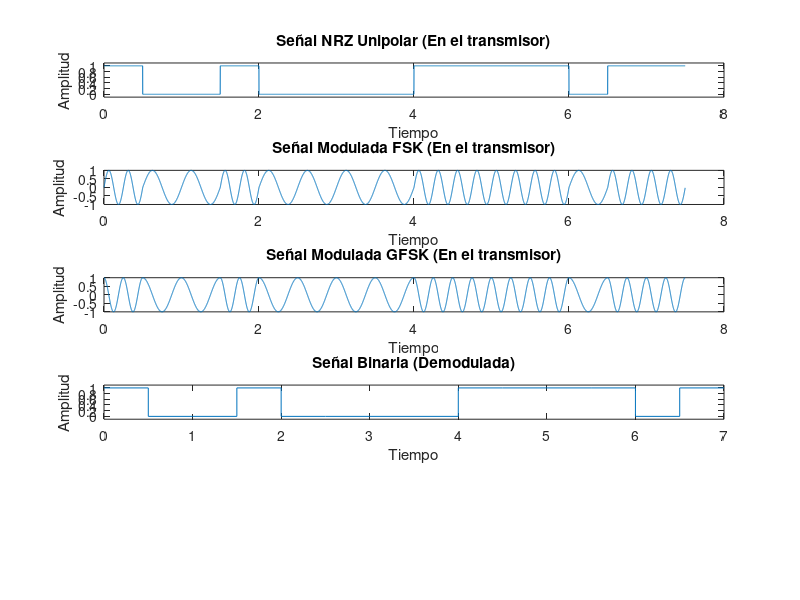

This figure's MATLAB source:
clear; clc;

% Secuencia de bits
bits = [1 0 0 1 0 0 0 0 1 1 1 1 0 1 1];

% Parámetros de la señal
Tb = 0.5;               % Duración de un bit
fs = 1000;              % Frecuencia de muestreo
f0 = 2;                 % Frecuencia de la portadora 0
f1 = 4;                 % Frecuencia de la portadora 1
alpha = 0.5;            % Factor de roll-off para GFSK

% Crear el tiempo de la señal
t = 0:1/fs:length(bits)*Tb-1/fs;

% Generar señal NRZ unipolar
signal_NRZ = [];
for i = 1:length(bits)
    if bits(i) == 1
        signal_NRZ = [signal_NRZ ones(1, fs*Tb)];
    else
        signal_NRZ = [signal_NRZ zeros(1, fs*Tb)];
    end
end

% Modulación FSK
signal_FSK = [];
for i = 1:length(bits)
    if bits(i) == 1
        signal_FSK = [signal_FSK sin(2*pi*f1*t(1:fs*Tb))];
    else
        signal_FSK = [signal_FSK sin(2*pi*f0*t(1:fs*Tb))];
    end
end

% Modulación GFSK
signal_GFSK = [];
for i = 1:length(bits)
    if bits(i) == 1
        phase = cumsum(2*pi*f1*ones(1, fs*Tb)/fs);
    else
        phase = cumsum(2*pi*f0*ones(1, fs*Tb)/fs);
    end
    signal_GFSK = [signal_GFSK exp(1j*phase)];
end
signal_GFSK = real(signal_GFSK);

% Graficar las señales
figure;

subplot(5,1,1);
plot(t, signal_NRZ);
title('Señal NRZ Unipolar (En el transmisor)');
xlabel('Tiempo');
ylabel('Amplitud');
ylim([-0.1 1.1]);

subplot(5,1,2);
plot(t, signal_FSK);
title('Señal Modulada FSK (En el transmisor)');
xlabel('Tiempo');
ylabel('Amplitud');

subplot(5,1,3);
plot(t, signal_GFSK);
title('Señal Modulada GFSK (En el transmisor)');
xlabel('Tiempo');
ylabel('Amplitud');

% Demodulación GFSK en el receptor
threshold = (f0 + f1) / 2; % Umbral para comparar energías
received_bits_GFSK = zeros(1, length(bits));

for i = 1:length(bits)
    % Calcular la energía en la frecuencia f0
    energy_f0 = sum(signal_GFSK((i-1)*fs*Tb+1:i*fs*Tb) .* sin(2*pi*f0*t(1:fs*Tb))) / (fs*Tb);
    % Calcular la energía en la frecuencia f1
    energy_f1 = sum(signal_GFSK((i-1)*fs*Tb+1:i*fs*Tb) .* sin(2*pi*f1*t(1:fs*Tb))) / (fs*Tb);

    % Comparar las energías (inversión)
    if energy_f1 < energy_f0
        received_bits_GFSK(i) = 1;
    else
        received_bits_GFSK(i) = 0;
    end
end

% Crear el vector de tiempo discreto para la secuencia de bits demodulada
t_bits = linspace(0, length(bits)*Tb, length(bits)+1);
t_bits(end) = [];

% Graficar la señal binaria (Demodulada)
subplot(5,1,4);
stairs(t_bits, received_bits_GFSK);
title('Señal Binaria (Demodulada)');
xlabel('Tiempo');
ylabel('Amplitud');
ylim([-0.1 1.1]);

% Imprimir la trama de bits obtenida en el receptor
disp('Trama de bits obtenida en el receptor:');
disp(received_bits_GFSK);